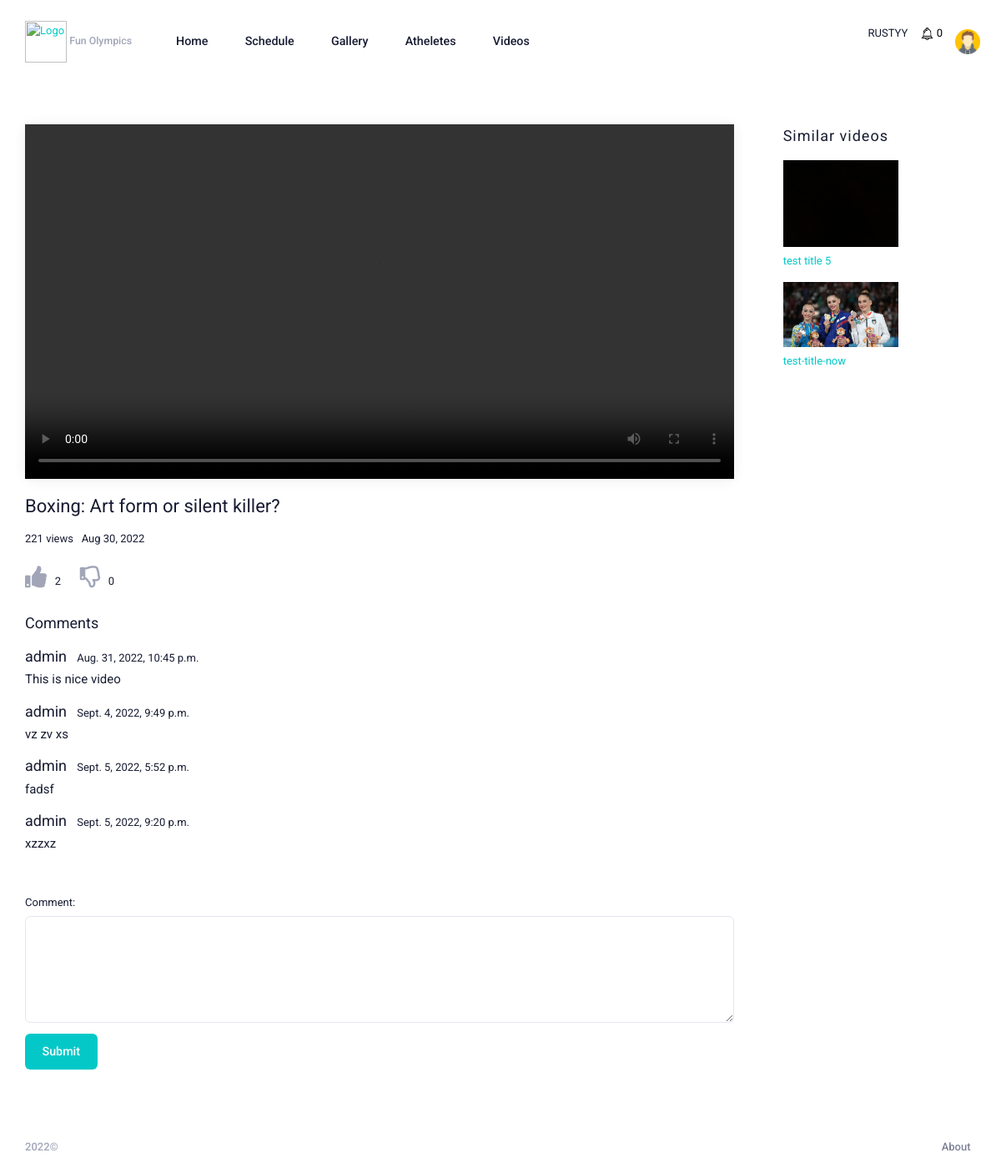
Screenshot of /videos/1/ (signed in) with the database file from the repository.
### users/models.py (models this page shows, shortened)
class CustomUser(AbstractUser):
    username = models.CharField(max_length=200, blank=True)
    email = models.EmailField(_("email address"), unique=True)
    first_name = models.CharField(max_length=250, blank=True, null=True)
    last_name = models.CharField(max_length=250, blank=True, null=True)
    phone = models.CharField(max_length=250, blank=True, null=True)
    gender = models.CharField(max_length=250, blank=True, null=True)
    country = models.CharField(max_length=250, blank=True, null=True)
    USERNAME_FIELD = "email"
    REQUIRED_FIELDS = []
    objects = CustomUserManager()

### home/models.py (models this page shows, shortened)
class Video(models.Model):
    user = models.ForeignKey(
        CustomUser, on_delete=models.CASCADE, related_name="user_video"
    )
    category = models.ForeignKey(
        Categories,
        on_delete=models.DO_NOTHING,
        related_name="category_video",
        null=True,
    )
    title = models.CharField(max_length=255)
    image = models.ImageField(upload_to="images/")
    video_link = EmbedVideoField()
    created_at = models.DateTimeField(auto_now_add=True)
    file = models.FileField(upload_to="video/%y", null=True, blank=True)

class Views(models.Model):
    video = models.ForeignKey(
        Video, on_delete=models.CASCADE, related_name="video_views"
    )
    count = models.IntegerField(default=0, blank=True)
    created_at = models.DateTimeField(auto_now_add=True)
    def __str__(self):
        return str(self.count)
    class Meta:
        verbose_name_plural = "Views"

class Comment(models.Model):
    video = models.ForeignKey(
        Video, on_delete=models.CASCADE, related_name="video_comment"
    )
    user = models.ForeignKey(
        CustomUser, on_delete=models.CASCADE, related_name="user_comment", blank=True
    )
    comment = models.TextField()
    created_at = models.DateTimeField(auto_now_add=True)
    update_at = models.DateTimeField(auto_now=True)

### home/views.py (the view)
# urls.py: path("videos/<int:pk>/", VideoDetailView.as_view(), name="video-detail"),
class VideoDetailView(LoginRequiredMixin, View):
    def get(self, request, pk=None):
        video = get_object_or_404(Video, id=pk)
        form = CommentForm()
        try:
            count = Views.objects.filter(video=video)[0]
        except Exception:
            count = Views.objects.create(video=video)
        count.count += 1
        count.save()
        title = "Similar"
        videos = Video.objects.filter(
            category=video.category
        ).exclude(id=video.id)[:3]
        if not videos.exists():
            title = "Recent"
            videos = Video.objects.all().order_by('-id')[:3]
        comments = Comment.objects.filter(video=video)
        like = Like.objects.filter(
            video=video, is_like=True).count()
        dislike = Like.objects.filter(
            video=video, is_like=False).count()
        context = {
            'video': video,
            'view_count': count,
            'videos': videos,
            'comments': comments,
            'form': form,
            'like': like,
            'dislike': dislike,
            'title': title,
            'pk': pk
        }
        return render(request, 'home/video/video-detail.html', context)

### home/forms.py
class CommentForm(ModelForm):
    class Meta:
        model = Comment
        fields = '__all__'

### home/context_processors.py (called while the page is built)
def get_notifications(request):
    try:
        user = request.user
        notification = Notification.objects.filter(user=user)
        count = notification.count()
    except Exception:
        notification = ""
        count = 0
    return {
        'noti_count': count,
        'noti_data' : notification
    }

def get_news(request):
    news = News.objects.all().order_by('-id')
    return {'news':news}

### templates/home/video/video-detail.html (shortened to what this page needs)
{% extends "home/base.html" %}
{% load static %}
{% block content %}
<div id="kt_content_container" class="d-flex flex-column-fluid align-items-start container-xxl mb-15">
    <div class="content flex-row-fluid" id="kt_content">
        <div class="row">
            <div class="col-md-9">
                <div class="card shadow-sm">
                <video  class="embed-responsive"  controls>
                    <source src="{{ video.file.url }}" type="video/mp4">
                </video>
                </div>
                <div class="mt-5">
                    <p style="font-size: 22px;">{{video.title}}</p>
                    <div class="d-flex justify-content">
                        <p class="mb-0">{{view_count}} views&nbsp;&nbsp;&nbsp;</p>
                        <p class="mb-0">{{video.created_at|date:"M d, Y"}}</p>
                    </div>
                    <div class="mt-7">
                        <span class="mr-4">
                            <a href="#" target="_blank" hx-post="{% url 'like-add' pk %}" hx-target="#like-count">
                                <i class="fas fa-thumbs-up fa-2x">&nbsp;</i>
                            </a>
                            <span id="like-count">
                                {% include 'home/video/like.html' %}
                            </span>
                        </span>
                        <span class="mr-4">
                            <a href="#" target="_blank" hx-post="{% url 'dislike-add' pk %}" hx-target="#dislike-count">
                                <i class="far fa-thumbs-down fa-2x">&nbsp;</i>
                            </a>
                            <span id="dislike-count">
                                {% include 'home/video/dislike.html' %}
                            </span>
                        </span>
                    </div>
                    <p class="mt-8" style="font-size: 18px;">
                        Comments
                    </p>
                    <div class="mt-3">
                        <div id="comment-list">
                            {% include 'home/video/comment.html' %}
                        </div>
                    </div>
                    <div class="mt-15">
                        <form id="myForm">
                            <div class="form-group">
                                <label for="comment">Comment:</label>
                                <textarea class="form-control" rows="5" id="comment_box" name="comment"></textarea>
                            </div>
                            <button type="submit" hx-post="{% url 'video-add' pk %}" hx-target="#comment-list"
                                class="btn btn-primary">
                                Submit
                            </button>
                        </form>
                    </div>
                </div>
            </div>
            <div class="col-md-3">
                <div class="pl-5">
                    <div class="mb-5">
                        <p style="font-size: 18px; letter-spacing: 1px;">{{title}} videos</p>
                    </div>
                    <div class="">
                        {% for video in videos %}
                        <a href="{% url 'video-detail' video.id %}">
                            <div class="mb-5">
                                <img src="{{video.image.url}}" width="60%">
                                <p class="mt-2">
                                    {{video.title}}
                                </p>
                            </div>
                        </a>
                        {% endfor %}
                    </div>
                </div>
            </div>
        </div>
    </div>
</div>
{% endblock %}

### templates/partials/_header.html (shortened to what this page needs)
{% load static %}
<div id="kt_header" class="header align-items-stretch" data-kt-sticky="true" data-kt-sticky-name="header"
    data-kt-sticky-offset="{default: '200px', lg: '300px'}">
    <div class="container-xxl d-flex align-items-center">
        <div class="header-logo me-5 me-md-10 flex-grow-1 flex-lg-grow-0">
            <a href="{% url 'home' %}">
                <img id="olympic-logo" alt="Logo" src="" class="logo-sticky h-50px" />
                <a href="{% url 'home' %}" class="fw-bold text-muted text-hover-primary fs-7">Fun
                    Olympics</a>
            </a>
        </div>
        <div class="text-center">
            <a href="/" class="btn">Home</a>
            <a href="{% url 'schedule' %}" class="btn">Schedule</a>
            <a href="{% url 'gallery' %}" class="btn">Gallery</a>
            <a href="{% url 'atheletes' %}" class="btn">Atheletes</a>
            <a href="{% url 'video' %}" class="btn">Videos</a>
        </div>
        <div class="d-flex align-items-stretch justify-content-between flex-lg-grow-1">
            <div class="topbar d-flex align-items-stretch flex-shrink-0">
                <div>
                    <span class="mr-3">{{request.user.username|upper}}</span>
                    {% if request.user.is_authenticated %}
                    <a href="#" data-toggle="dropdown">
                        <img src="/media/images/bell.png" class="img-fluid" width="15" />
                        <span style="color: black;">{{noti_count}}</span>
                    </a>
                    {% endif %}
                </div>
                <div class="d-flex align-items-center me-n3 ms-1 ms-lg-3" id="kt_header_user_menu_toggle">
                    <div class="btn btn-icon btn-active-light-primary btn btn-icon btn-active-light-primary btn-custom w-30px h-30px w-md-40px h-md-40px"
                        data-kt-menu-trigger="click" data-kt-menu-attach="parent" data-kt-menu-placement="bottom-end">
                        {% if request.user.is_authenticated %}
                        {% if request.user.avatar_user.avatar %}
                        <img class="h-30px w-30px rounded" src="{{request.user.avatar_user.avatar.url}}" alt="" />
                        {% else %}
                        <img class="h-30px w-30px rounded" src="/media/images/avatar-icon-images-4.jpg" alt="" />
                        {% endif %}
                        {% endif %}
                    </div>
                </div>
            </div>
        </div>
    </div>
</div>

### templates/home/video/comment.html
{% for comment in comments %}
<span class="mb-0">
    <p style="display: inline; font-size: 18px;">
        {{comment.user.username}}&nbsp;&nbsp;</p>
        {{comment.update_at}}</span>
<p class="mt-1" style="font-size: 15px;">{{comment.comment}}</p>
{% endfor %}

### rows the page displays
CustomUser: user.username "RUSTYY"
Video: title "Boxing: Art form or silent killer?", created_at "Aug 30, 2022"
Views: count "221"
Comment: user.username "admin", update_at "Aug. 31, 2022, 10:45 p.m.", comment "This is nice video"
Comment: user.username "admin", update_at "Sept. 4, 2022, 9:49 p.m.", comment "vz zv xs"
Comment: user.username "admin", update_at "Sept. 5, 2022, 5:52 p.m.", comment "fadsf"
Comment: user.username "admin", update_at "Sept. 5, 2022, 9:20 p.m.", comment "xzzxz"
Video: image (picture), title "test title 5"
Video: image (picture), title "test-title-now"

### other values shown
{{ noti_count }} "0"
{{ like }} "2"
{{ dislike }} "0"
{{ title }} "Similar"
